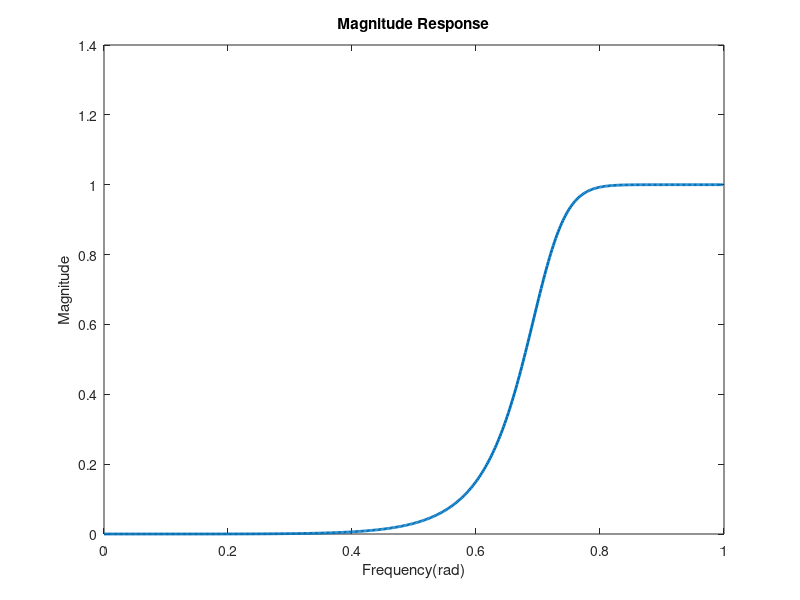
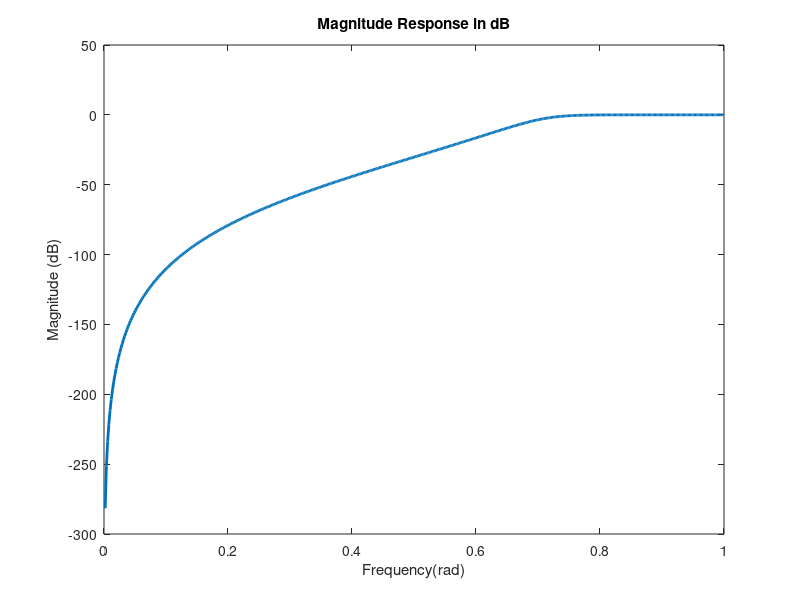

MATLAB code to generate these figures, in order:
% wp=0.25;
% ws=0.4;
% rp=20*log10(0.85);
% rs=20*log10(0.15);
% [n,wc] = buttord(wp,ws,rp,rs);
n = 5;
wc = 1-0.2943;
[b,a]=butter(n,wc,'high');
sys=tf(b,a);

[h,w]=freqz(b,a);
h=abs(h);
% plot magnitude response
figure(1)
plot(w/pi,h,'linewidth',2)
title('Magnitude Response');
xlabel('Frequency(rad)');
ylabel('Magnitude');
h1=20*log10(h);
% plot magnitude response in decibels
figure(2)
plot(w/pi,h1,'linewidth',2)
title('Magnitude Response in dB');
xlabel('Frequency(rad)');
ylabel('Magnitude (dB)');
